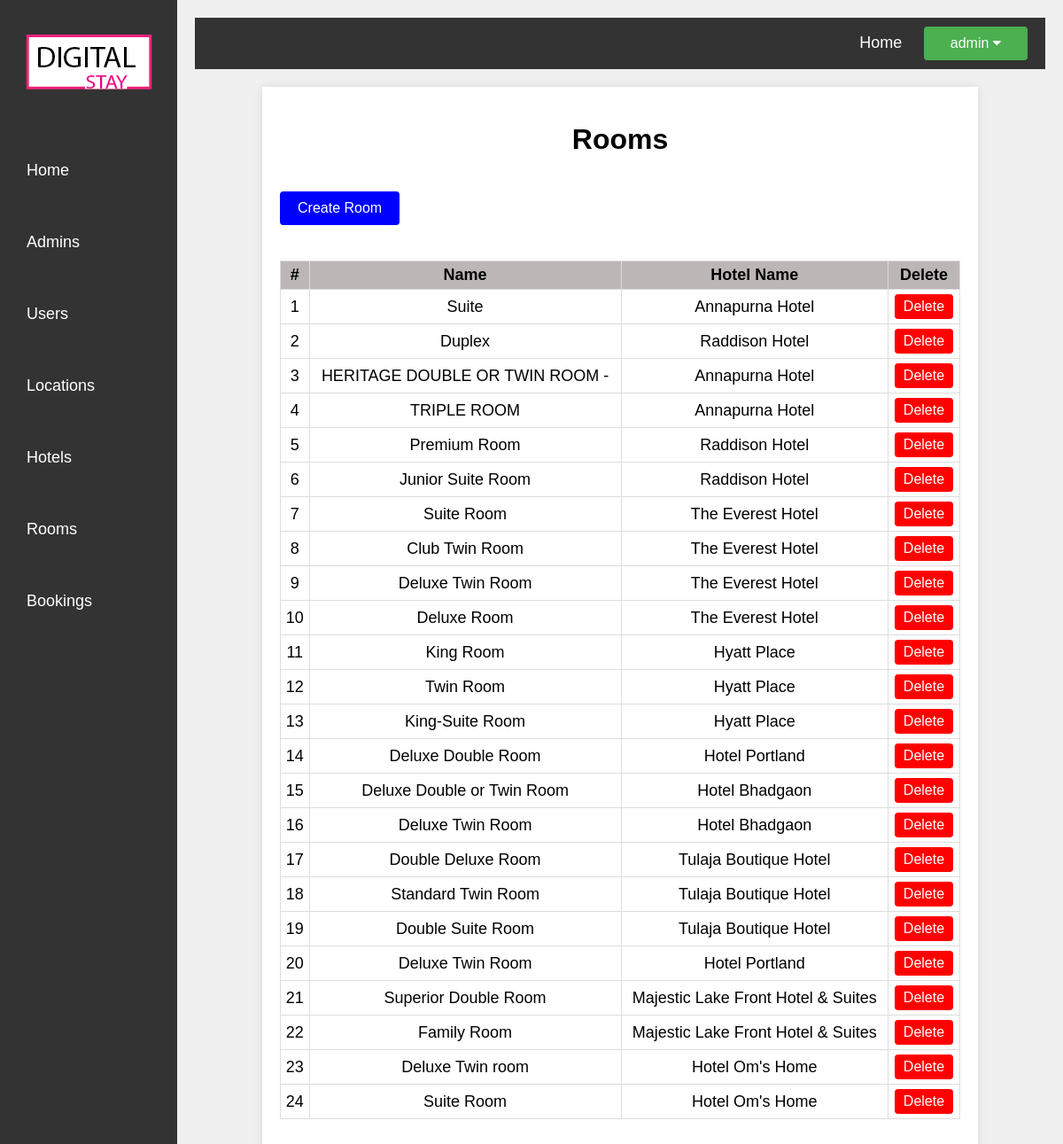
Screenshot of /admin/rooms.php (signed in) with the database file from the repository.
### tables this page shows
CREATE TABLE `room` (
  `id` int(10) UNSIGNED NOT NULL,
  `name` varchar(30) DEFAULT NULL,
  `price` int(11) DEFAULT NULL,
  `description` text DEFAULT NULL,
  `adult_no` int(11) DEFAULT NULL,
  `hotel_id` int(10) UNSIGNED DEFAULT NULL,
  `image` varchar(255) DEFAULT NULL,
  `quantity` int(11) DEFAULT 1
);

CREATE TABLE `hotel` (
  `id` int(10) UNSIGNED NOT NULL,
  `name` varchar(50) NOT NULL,
  `address` varchar(100) DEFAULT NULL,
  `image` varchar(255) DEFAULT NULL,
  `description` text DEFAULT NULL,
  `L_id` int(10) UNSIGNED DEFAULT NULL,
  `active_status` enum('active','inactive') DEFAULT 'inactive'
);

### admin/rooms.php (the view, shortened to what this page needs)
<?php
include 'db_connect.php'; ?>
<?php
$sql = "SELECT
    room.id,
    room.name AS name,
    room.price,
    room.description,
    room.adult_no,
    room.image,
    room.quantity,
    hotel.name AS hotel_name
FROM
    room
JOIN
    hotel ON room.hotel_id = hotel.id
LEFT JOIN
    reservation_room rr ON room.id = rr.r_id
GROUP BY
    room.id
ORDER BY
    room.id";
$result = $conn->query($sql);
?>
<!DOCTYPE html>
<html lang="en">
<head>
    <?php require_once 'components/adminhead.php';
    require_once 'components/header.php'; ?>
</head>
<body>
    <div class="room-container">
    <h1>Rooms</h1>
    <button class="create-room" onclick="window.location.href='create_rooms.php'">Create Room</button>
    <table>
        <thead>
            <tr>
                <th>#</th>
                <th>Name</th>
                <th>Hotel Name</th>
                <th>Delete</th>
            </tr>
        </thead>
        <tbody>
            <?php if ($result->num_rows > 0) : ?>
                <?php while ($row = $result->fetch_assoc()) : ?>
                    <tr>
                        <td><?= $row['id'] ?></td>
                        <td>
                            <a href="#" class="room-name"
                            data-name="<?= $row['name'] ?>"
                            data-price="<?= $row['price'] ?>"
                            data-description="<?= $row['description'] ?>"
                            data-image="<?= 'uploads/rooms/' . $row['image'] ?>"
                            data-quantity="<?= $row['quantity'] ?>">
                                <?= $row['name'] ?>
                            </a>
                        </td>
                        <td><?= $row['hotel_name'] ?></td>
                        <td>
                            <form method="post" class="delete-room-form" style="display:inline;">
                                <button type="submit" name="delete" class="delete">Delete</button>
                            </form>
                        </td>
                    </tr>
                <?php endwhile; ?>
            <?php else : ?>
                <tr>
                    <td colspan="12">No rooms found.</td>
                </tr>
            <?php endif; ?>
        </tbody>
    </table>
    </div>
</body>
</html>

### admin/admincss/admin_css.css (style rules this page uses)
body { margin: 0; font-family: Arial, sans-serif; }
h1 { text-align: center; margin-bottom: 20px; }
.locationtable th, td { border: 1px solid #ffffff; }
.locationtable th, td { padding: 12px; text-align: left; }
table { width: fit-content; border-collapse: collapse; margin: 20px 0; font-size: 18px; text-align: left; }
table, th, td { border: 1px solid #ddd; }
th, td { padding: 10px; text-align: center; }
th { background-color: #f2f2f2; }
tr:nth-child(even) { background-color: #f9f9f9; }
button { padding: 10px 20px; background-color: #28a745; color: white; border: none; border-radius: 5px; font-size: 16px; cursor: pointer; }
h1 { text-align: center; }
button.delete { background-color: red; color: white; border: none; padding: 5px 10px; cursor: pointer; }
.create-room { background-color: blue; color: white; border: none; padding: 10px 20px; cursor: pointer; display: inline-block; margin: 20px auto; }
table { width: 100%; border-collapse: collapse; margin: 20px 0; }
td { background-color: white; }
th, td { padding: 5px; text-align: center; }
th { background-color: #bcb6b6; }
form { max-width: 500px; margin: 0 auto; padding: 20px; background-color: white; }
button { background-color: blue; color: white; cursor: pointer; border: none; }
.room-container { width: 80%; margin: 0 auto; padding: 20px; background-color: #fff; box-shadow: 0 0 10px rgba(0, 0, 0, 0.1); margin-top: 20px; }

### admin/admincss/admin.css (style rules this page uses)
body { font-family: Arial, sans-serif; background-color: #f0f0f0; justify-content: center; align-items: center; height: 100vh; margin: 0; }
button { background-color: #4CAF50; color: white; padding: 10px 30px; border: none; border-radius: 4px; cursor: pointer; }
body { font-family: Arial, sans-serif; margin: 0; padding: 0; }

### admin/rooms.php (style rules this page uses)
a { text-decoration: none; color: black; }
form.delete-room-form { padding:0px; }

### rows the page displays
room: id "1", name "Suite", hotel.name "Annapurna Hotel"
room: id "2", name "Duplex", hotel.name "Raddison Hotel"
room: id "3", name "HERITAGE DOUBLE OR TWIN ROOM -", hotel.name "Annapurna Hotel"
room: id "4", name "TRIPLE ROOM", hotel.name "Annapurna Hotel"
room: id "5", name "Premium Room", hotel.name "Raddison Hotel"
room: id "6", name "Junior Suite Room", hotel.name "Raddison Hotel"
room: id "7", name "Suite Room", hotel.name "The Everest Hotel"
room: id "8", name "Club Twin Room", hotel.name "The Everest Hotel"
room: id "9", name "Deluxe Twin Room", hotel.name "The Everest Hotel"
room: id "10", name "Deluxe Room", hotel.name "The Everest Hotel"
room: id "11", name "King Room", hotel.name "Hyatt Place"
room: id "12", name "Twin Room", hotel.name "Hyatt Place"
room: id "13", name "King-Suite Room", hotel.name "Hyatt Place"
room: id "14", name "Deluxe Double Room", hotel.name "Hotel Portland"
room: id "15", name "Deluxe Double or Twin Room", hotel.name "Hotel Bhadgaon"
room: id "16", name "Deluxe Twin Room", hotel.name "Hotel Bhadgaon"
room: id "17", name "Double Deluxe Room", hotel.name "Tulaja Boutique Hotel"
room: id "18", name "Standard Twin Room", hotel.name "Tulaja Boutique Hotel"
room: id "19", name "Double Suite Room", hotel.name "Tulaja Boutique Hotel"
room: id "20", name "Deluxe Twin Room", hotel.name "Hotel Portland"
room: id "21", name "Superior Double Room", hotel.name "Majestic Lake Front Hotel & Suites"
room: id "22", name "Family Room", hotel.name "Majestic Lake Front Hotel & Suites"
room: id "23", name "Deluxe Twin room", hotel.name "Hotel Om's Home"
room: id "24", name "Suite Room", hotel.name "Hotel Om's Home"

### other values shown
$_SESSION['admin_username'] "admin"
